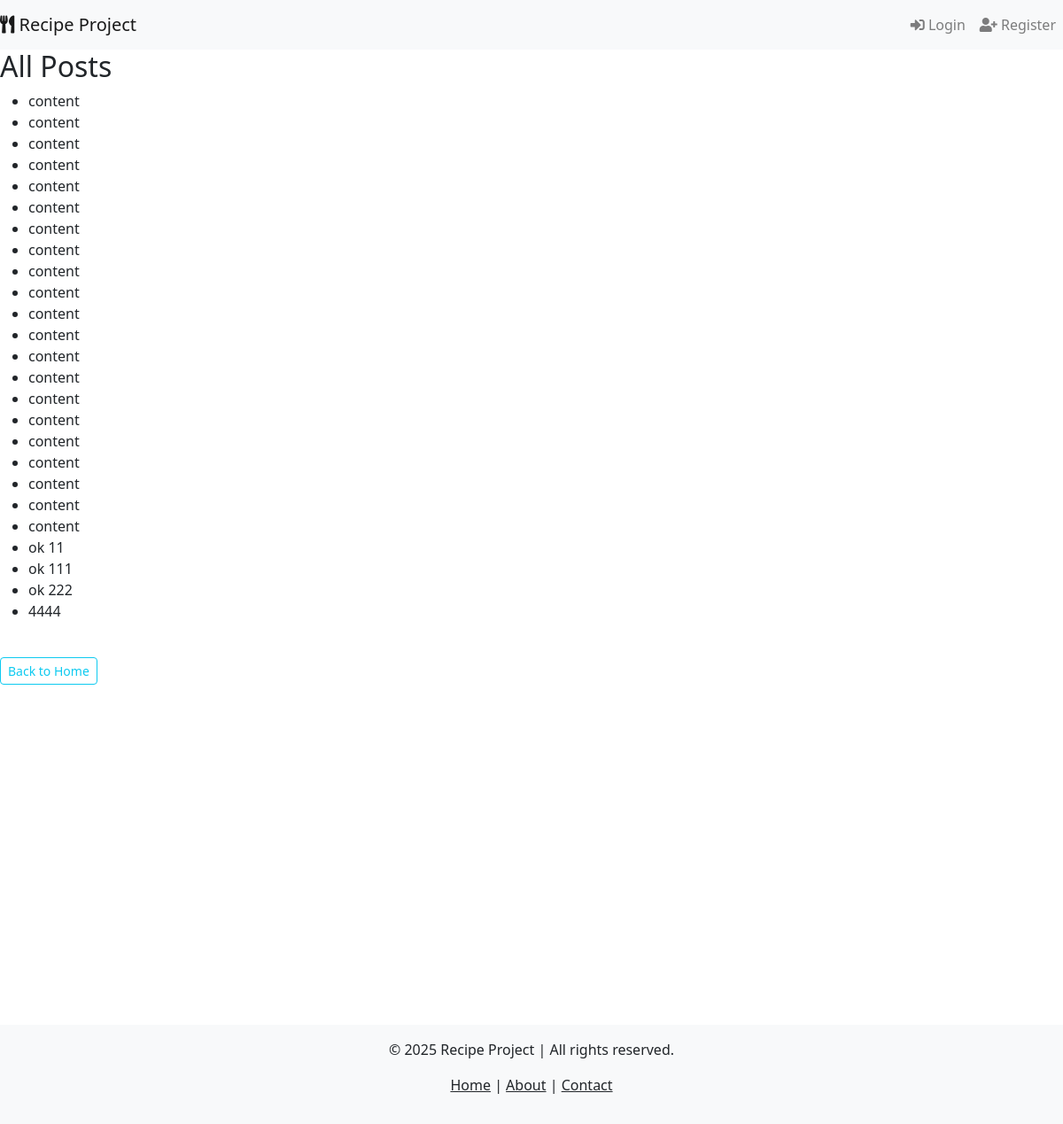
/posts/, run on the app's committed database.
### recipe_app/models.py (models this page shows, shortened)
class Post(models.Model):
    user = models.ForeignKey(User, on_delete=models.CASCADE)
    recipe = models.ForeignKey(Recipe, on_delete=models.CASCADE)
    comment = models.TextField()
    created_at = models.DateTimeField(auto_now_add=True)

### recipe_app/views.py (the view)
# urls.py: path('posts/', views.PostListView.as_view(), name='post_list'),
class PostListView(ListView):
    model = Post
    template_name = 'post_list.html'
    context_object_name = 'posts'

### recipe_app/context_processors.py (called while the page is built)
def current_year(request):
    return {'current_year': datetime.now().year}

### templates/post_list.html
{% extends 'base.html' %}
{% block content %}
    <h2>All Posts</h2>
    <ul>
        {% for post in posts %}
            <li>{{ post.comment }}</li>
        {% endfor %}
    </ul>
    <br>
    <a href="{% url 'home' %}"><button type="button" class="btn btn-outline-info btn-sm">Back to Home</button></a>
{% endblock %}

### data on the page
Post: comment "content"
Post: comment "content"
Post: comment "content"
Post: comment "content"
Post: comment "content"
Post: comment "content"
Post: comment "content"
Post: comment "content"
Post: comment "content"
Post: comment "content"
Post: comment "content"
Post: comment "content"
Post: comment "content"
Post: comment "content"
Post: comment "content"
Post: comment "content"
Post: comment "content"
Post: comment "content"
Post: comment "content"
Post: comment "content"
Post: comment "content"
Post: comment "ok 11"
Post: comment "ok 111"
Post: comment "ok 222"
Post: comment "4444"
